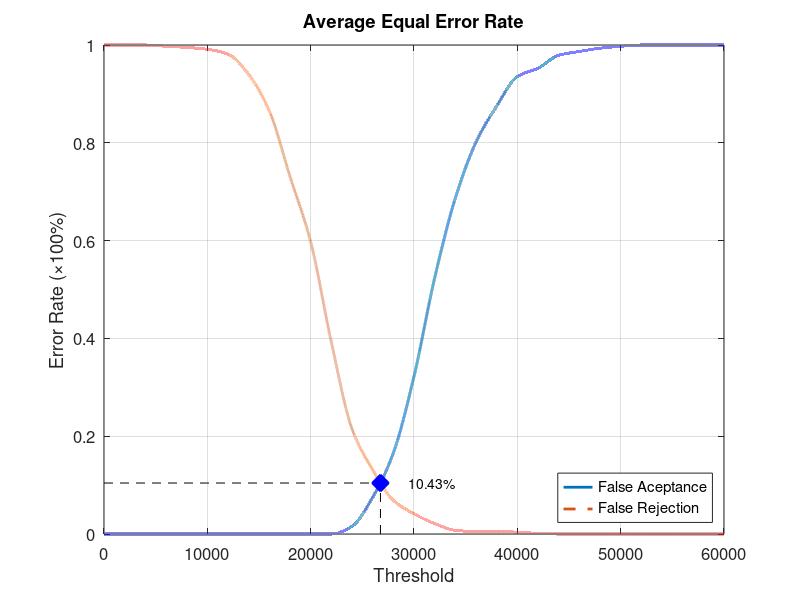
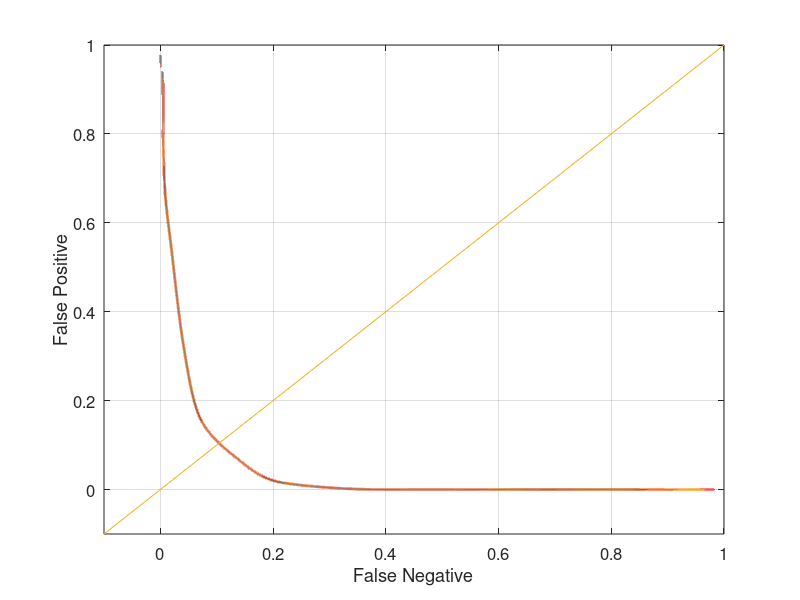

The MATLAB source for these figures, in order:
function yEER = Experiment2Average
close all;
clear;
clc;
x = 0:2000:60000;
xq = 0:0.5:60000;

y0 = [0 0 0 0 0 0 0 0 0 0 0 0 0.0157895 0.075 0.165789 0.322368 0.523684 0.686842 0.801316 0.875 0.935526 0.952632 0.978947 0.986842 0.993421 0.997368 1 1 1 1 1];
yy0 = interp1(x, y0, xq, 'pchip');
y1 = [1 1 1 0.9975 0.995 0.99125 0.98125 0.94 0.865 0.73125 0.5975 0.3925 0.215 0.13125 0.06875 0.04125 0.02125 0.0075 0.005 0.005 0.00375 0.00125 0 0 0 0 0 0 0 0 0];
yy1 = interp1(x, y1, xq, 'pchip');

% Calculating EER: 
y2 = abs(y0 - y1);
find(y2 == min(y2))
yy2 = abs(yy0 - yy1);
xEER = find(yy2 == min(yy2));
xEERIndex = xq(xEER) % X-axis EER
yEER = yy0(xEER) % Y-axis EER

main = figure
plot(xq, yy0,'-','LineWidth', 2);	hold on
plot(xq, yy1,'--','LineWidth', 2);	hold on
plot([xEERIndex xEERIndex], [0 yEER], 'k--');	hold on
plot([0 xEERIndex], [yEER yEER], 'k--');	hold on
plot(xEERIndex, yEER, 'bx', 'LineWidth', 10);	hold on
text(xEERIndex + 10 * xEERIndex / 100, yEER, [num2str(round((10000 * yEER)) / 100) '%'])
legend('False Aceptance', 'False Rejection', 'Location', 'SouthEast')
xlabel('Threshold')
ylabel('Error Rate (\times100%)')
title('Average Equal Error Rate')
set(gca, 'FontSize', 12)
axis([0 60000 0 1])
grid on

print(main, 'Experiment2AverageMain', '-dpng');
FNRxFPR = figure('Color', [1 1 1]);
plot(yy1, yy0, '-', yy1, yy0, 'LineWidth', 2);
hold on
y = -0.1:0.1:1
plot(y, y); 
set(gca, 'FontSize', 12)
xlabel('False Negative')
ylabel('False Positive')
axis([-0.1 1 -0.1 1])
set(gca, 'FontSize', 12)
grid on

print(FNRxFPR, 'Experiment2AverageFNRxFPR','-dpng');
end
